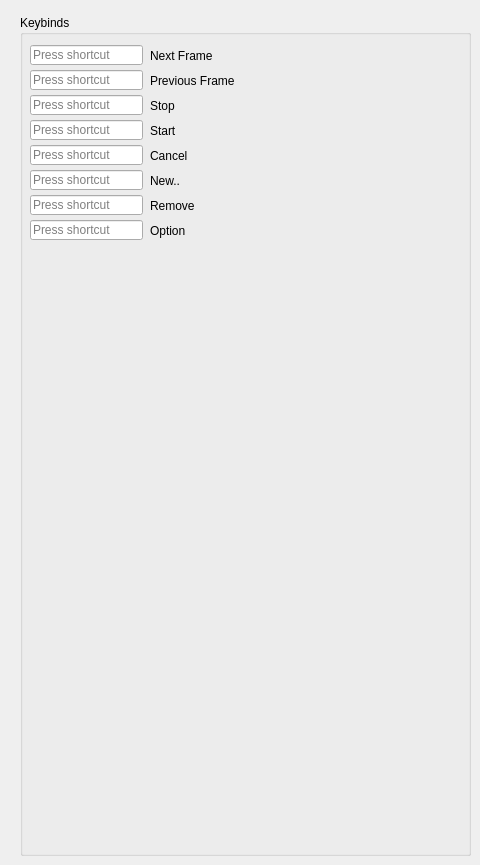
    <widget class="QWidget" name="settings">
     <attribute name="title">
      <string>Settings</string>
     </attribute>
     <widget class="QGroupBox" name="keybinds">
      <property name="geometry">
       <rect>
        <x>20</x>
        <y>15</y>
        <width>451</width>
        <height>841</height>
       </rect>
      </property>
      <property name="title">
       <string>Keybinds</string>
      </property>
      <widget class="QKeySequenceEdit" name="nextFrameKey">
       <property name="geometry">
        <rect>
         <x>10</x>
         <y>30</y>
         <width>113</width>
         <height>20</height>
        </rect>
       </property>
      </widget>
      <widget class="QKeySequenceEdit" name="previousFrameKey">
       <property name="geometry">
        <rect>
         <x>10</x>
         <y>55</y>
         <width>113</width>
         <height>20</height>
        </rect>
       </property>
      </widget>
      <widget class="QKeySequenceEdit" name="stopKey">
       <property name="geometry">
        <rect>
         <x>10</x>
         <y>80</y>
         <width>113</width>
         <height>20</height>
        </rect>
       </property>
      </widget>
      <widget class="QKeySequenceEdit" name="startKey">
       <property name="geometry">
        <rect>
         <x>10</x>
         <y>105</y>
         <width>113</width>
         <height>20</height>
        </rect>
       </property>
      </widget>
      <widget class="QKeySequenceEdit" name="cancelKey">
       <property name="geometry">
        <rect>
         <x>10</x>
         <y>130</y>
         <width>113</width>
         <height>20</height>
        </rect>
       </property>
      </widget>
      <widget class="QKeySequenceEdit" name="newKey">
       <property name="geometry">
        <rect>
         <x>10</x>
         <y>155</y>
         <width>113</width>
         <height>20</height>
        </rect>
       </property>
      </widget>
      <widget class="QKeySequenceEdit" name="removeKey">
       <property name="geometry">
        <rect>
         <x>10</x>
         <y>180</y>
         <width>113</width>
         <height>20</height>
        </rect>
       </property>
      </widget>
      <widget class="QKeySequenceEdit" name="optionKey">
       <property name="geometry">
        <rect>
         <x>10</x>
         <y>205</y>
         <width>113</width>
         <height>20</height>
        </rect>
       </property>
      </widget>
      <widget class="QLabel" name="label_54">
       <property name="geometry">
        <rect>
         <x>130</x>
         <y>30</y>
         <width>96</width>
         <height>21</height>
        </rect>
       </property>
       <property name="text">
        <string>Next Frame</string>
       </property>
      </widget>
      <widget class="QLabel" name="label_55">
       <property name="geometry">
        <rect>
         <x>130</x>
         <y>55</y>
         <width>96</width>
         <height>21</height>
        </rect>
       </property>
       <property name="text">
        <string>Previous Frame</string>
       </property>
      </widget>
      <widget class="QLabel" name="label_56">
       <property name="geometry">
        <rect>
         <x>130</x>
         <y>80</y>
         <width>96</width>
         <height>21</height>
        </rect>
       </property>
       <property name="text">
        <string>Stop</string>
       </property>
      </widget>
      <widget class="QLabel" name="label_57">
       <property name="geometry">
        <rect>
         <x>130</x>
         <y>105</y>
         <width>96</width>
         <height>21</height>
        </rect>
       </property>
       <property name="text">
        <string>Start</string>
       </property>
      </widget>
      <widget class="QLabel" name="label_58">
       <property name="geometry">
        <rect>
         <x>130</x>
         <y>130</y>
         <width>96</width>
         <height>21</height>
        </rect>
       </property>
       <property name="text">
        <string>Cancel</string>
       </property>
      </widget>
      <widget class="QLabel" name="label_59">
       <property name="geometry">
        <rect>
         <x>130</x>
         <y>155</y>
         <width>96</width>
         <height>21</height>
        </rect>
       </property>
       <property name="text">
        <string>New..</string>
       </property>
      </widget>
      <widget class="QLabel" name="label_60">
       <property name="geometry">
        <rect>
         <x>130</x>
         <y>180</y>
         <width>96</width>
         <height>21</height>
        </rect>
       </property>
       <property name="text">
        <string>Remove</string>
       </property>
      </widget>
      <widget class="QLabel" name="label_61">
       <property name="geometry">
        <rect>
         <x>130</x>
         <y>205</y>
         <width>96</width>
         <height>21</height>
        </rect>
       </property>
       <property name="text">
        <string>Option</string>
       </property>
      </widget>
     </widget>
    </widget>
